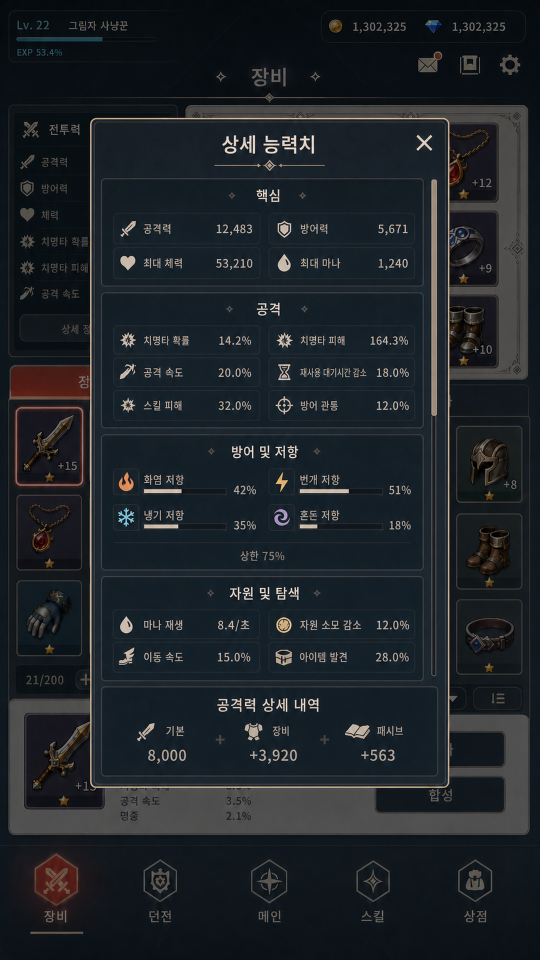
#> input picture IdleProject/Assets/05_Resources/UI/BrightReferences/Equipment_DetailedStats_Reference.png, 1080 x 1920 px (shown at 1/2 size)
$ python extract_equipment_detail_icons.py
#> lines starting #> are read from the running program, lines starting #| are printed output that depends on the picture
### IdleProject/Tools/UIExtraction/build_seven_knights_ui_assets.py
#!/usr/bin/env python3
from __future__ import annotations

import json
from collections import deque
from pathlib import Path

from PIL import Image, ImageDraw, ImageFilter


ROOT = Path(__file__).resolve().parents[2]
REF = ROOT / "Assets/05_Resources/UI/BrightReferences"
OUT = ROOT / "Assets/05_Resources/UI/BrightTheme"
EQUIPMENT = ROOT / "Assets/05_Resources/UI/Equipments"

W, H = 942, 1670


# [92 lines left out: functions ensure_dirs, load, save, crop, masked_crop, rounded_mask and 2 more, not called in this run]


def flood_remove_background(image: Image.Image, tolerance: int = 34) -> Image.Image:
    """Remove colors connected to the edge; preserves enclosed icon details."""
    src = image.convert("RGBA")
    px = src.load()
    width, height = src.size
    samples = []
    for x in range(0, width, max(1, width // 20)):
        samples.extend((px[x, 0][:3], px[x, height - 1][:3]))
    for y in range(0, height, max(1, height // 20)):
        samples.extend((px[0, y][:3], px[width - 1, y][:3]))
    bg = tuple(sorted(channel)[len(channel) // 2] for channel in zip(*samples))

    alpha = Image.new("L", src.size, 255)
    apx = alpha.load()
    seen = bytearray(width * height)
    queue: deque[tuple[int, int]] = deque()
    for x in range(width):
        queue.append((x, 0))
        queue.append((x, height - 1))
    for y in range(height):
        queue.append((0, y))
        queue.append((width - 1, y))

    def close(rgb: tuple[int, int, int]) -> bool:
        return max(abs(rgb[i] - bg[i]) for i in range(3)) <= tolerance

    while queue:
        x, y = queue.popleft()
        idx = y * width + x
        if seen[idx]:
            continue
        seen[idx] = 1
        if not close(px[x, y][:3]):
            continue
        apx[x, y] = 0
        if x:
            queue.append((x - 1, y))
        if x + 1 < width:
            queue.append((x + 1, y))
        if y:
            queue.append((x, y - 1))
        if y + 1 < height:
            queue.append((x, y + 1))

    alpha = alpha.filter(ImageFilter.GaussianBlur(0.45))
    src.putalpha(alpha)
    bbox = src.getbbox()
    if bbox:
        src = src.crop(bbox)
    canvas_size = max(src.width, src.height) + 16
    canvas = Image.new("RGBA", (canvas_size, canvas_size), (0, 0, 0, 0))
    canvas.alpha_composite(src, ((canvas_size - src.width) // 2, (canvas_size - src.height) // 2))
    return canvas


# [233 lines left out: functions extract_icon, extract_main, extract_equipment, extract_dungeon, extract_skill, extract_shop and 2 more, not called in this run]


# [2 lines that do not run on import are left out]

### IdleProject/Tools/UIExtraction/extract_equipment_detail_icons.py
#!/usr/bin/env python3
"""Extract only new stat glyphs from the 1080x1920 detail reference."""
from pathlib import Path
from PIL import Image

from build_seven_knights_ui_assets import flood_remove_background

ROOT = Path(__file__).resolve().parents[2]
SOURCE = ROOT / "Assets/05_Resources/UI/BrightReferences/Equipment_DetailedStats_Reference.png"
OUT = ROOT / "Assets/05_Resources/UI/BrightTheme/Recreated/Equipment/Icons"

# Exact source boxes in the approved 1080x1920 reference. Existing Attack,
# Defense, Health, Critical, AttackSpeed and MagicFind glyphs are omitted.
BOXES = {
    "Icon_Stat_Mana": (545, 496, 594, 551),
    "Icon_Stat_CooldownReduction": (543, 714, 595, 771),
    "Icon_Stat_SkillDamage": (227, 780, 281, 837),
    "Icon_Stat_ArmorPenetration": (542, 780, 596, 837),
    "Icon_Stat_FireResistance": (226, 932, 281, 989),
    "Icon_Stat_LightningResistance": (542, 932, 596, 989),
    "Icon_Stat_ColdResistance": (226, 1005, 281, 1063),
    "Icon_Stat_ChaosResistance": (542, 1005, 596, 1063),
    "Icon_Stat_ResourceCostReduction": (542, 1220, 596, 1278),
    "Icon_Stat_MovementSpeed": (226, 1288, 281, 1347),
    "Icon_Source_Equipment": (479, 1434, 538, 1495),
    "Icon_Source_Passive": (684, 1434, 747, 1495),
}


def normalize(icon: Image.Image) -> Image.Image:
    bbox = icon.getchannel("A").getbbox()
    if not bbox:
        raise RuntimeError("Extraction produced an empty icon")
    art = icon.crop(bbox)
    art.thumbnail((48, 48), Image.Resampling.LANCZOS)
    result = Image.new("RGBA", (64, 64), (0, 0, 0, 0))
    result.alpha_composite(art, ((64 - art.width) // 2, (64 - art.height) // 2))
    return result


def main():
    source = Image.open(SOURCE).convert("RGBA")
    if source.size != (1080, 1920):
        raise RuntimeError(f"Expected 1080x1920 reference, got {source.size}")
    OUT.mkdir(parents=True, exist_ok=True)
    for name, box in BOXES.items():
        crop = source.crop(box)
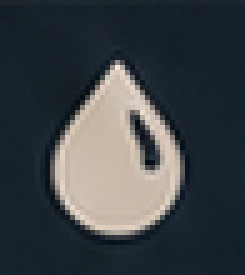
#> crop: PIL image 49x55 RGBA (shown 5 times larger); mean R, G, B, A 61.1, 66.4, 70.1, 255
        icon = flood_remove_background(crop, tolerance=30)
#> after the loop in flood_remove_background, `for x in range(0, width, max(1, width // 20)):`: samples = 50 items, first 6: (29, 37, 45), (24, 36, 44), (26, 37, 44), (22, 34, 42), (29, 37, 45), (22, 33, 42)
#> after the loop in flood_remove_background, `for y in range(0, height, max(1, height // 20)):`: samples = 106 items, first 6: (29, 37, 45), (24, 36, 44), (26, 37, 44), (22, 34, 42), (29, 37, 45), (22, 33, 42)
#> in flood_remove_background, `bg = tuple(sorted(channel)[len(channel) // 2] for channel in zip(*samp..`: bg = (23, 34, 43)
#> in flood_remove_background, `alpha = Image.new("L", src.size, 255)`: alpha: PIL image 49x55 L; every value is 255
#> in flood_remove_background, `alpha = alpha.filter(ImageFilter.GaussianBlur(0.45))`:
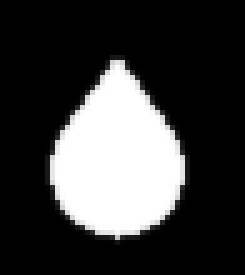
#> alpha: PIL image 49x55 L (shown 5 times larger); min 0, max 255, mean 61.2
#> in flood_remove_background, `src.putalpha(alpha)`:
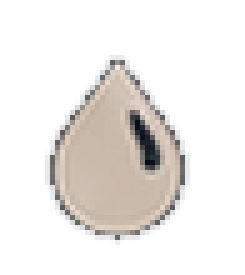
#> src: PIL image 49x55 RGBA (shown 5 times larger); mean R, G, B, A 61.1, 66.4, 70.1, 61.2; transparent parts drawn white
#> in flood_remove_background, `bbox = src.getbbox()`: bbox = (8, 10, 39, 49)
#> in flood_remove_background, `src = src.crop(bbox)`:
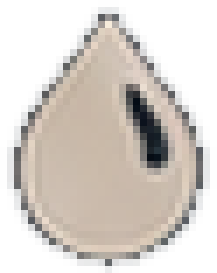
#> src: PIL image 31x39 RGBA (shown 7 times larger); mean R, G, B, A 108.3, 106.7, 104.4, 136.5; transparent parts drawn white
#> in flood_remove_background, `canvas = Image.new("RGBA", (canvas_size, canvas_size), (0, 0, 0, 0))`: canvas: PIL image 55x55 RGBA; every value is 0
#> in flood_remove_background, `canvas.alpha_composite(src, ((canvas_size - src.width) // 2, (canvas_s..`:
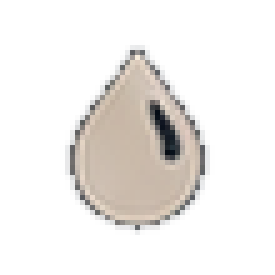
#> canvas: PIL image 55x55 RGBA (shown 5 times larger); mean R, G, B, A 40.2, 38.2, 36.2, 54.5; transparent parts drawn white
        normalize(icon).save(OUT / f"{name}.png", optimize=True)
#> in normalize, `bbox = icon.getchannel("A").getbbox()`: bbox = (12, 8, 43, 47)
#> in normalize, `result = Image.new("RGBA", (64, 64), (0, 0, 0, 0))`: result: PIL image 64x64 RGBA; every value is 0
#> in normalize, `result.alpha_composite(art, ((64 - art.width) // 2, (64 - art.height) ..`:
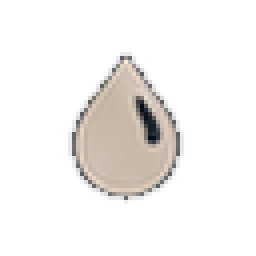
#> result: PIL image 64x64 RGBA (shown 4 times larger); mean R, G, B, A 29.7, 28.2, 26.7, 40.3; transparent parts drawn white
    print(f"Extracted {len(BOXES)} reference-matched icons under {OUT}")


if __name__ == "__main__":
    main()
